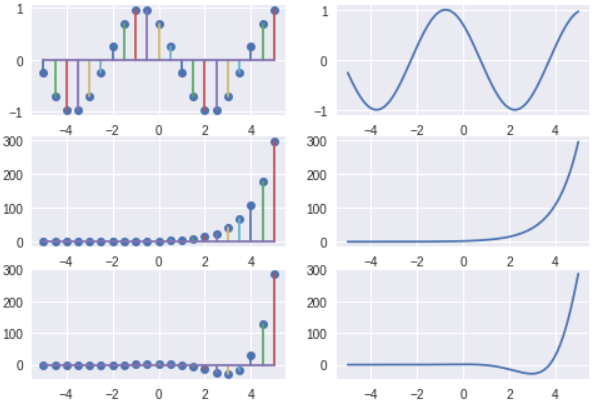

Reproduce this figure in Python.
import matplotlib.pyplot as plt
import numpy as np

x1 = np.linspace(-5,5, 21)
x2 = np.linspace(-5, 5, 1000)

y1 = np.cos((np.pi * x1 / 3)  + np.pi/4)
z1 = 2 * (np.e)**(x1)
w1 =  2 * (np.e)**(x1)*(np.cos((np.pi * x1 / 3)  + np.pi/4))

y2 = np.cos((np.pi * x2 / 3)  + np.pi/4)
z2 = 2 * (np.e)**(x2)
w2 =  2 * (np.e)**(x2)*(np.cos((np.pi * x2 / 3)  + np.pi/4))


plt.subplot(3, 2, 1)
plt.stem(x1, y1, '-')
plt.subplot(3, 2, 3)
plt.stem(x1, z1, '-')
plt.subplot(3, 2, 5)
plt.stem(x1, w1, '-')

plt.subplot(3, 2, 2)
plt.plot(x2, y2, '-')
plt.subplot(3, 2, 4)
plt.plot(x2, z2, '-')
plt.subplot(3, 2, 6)
plt.plot(x2, w2, '-')


plt.show()
